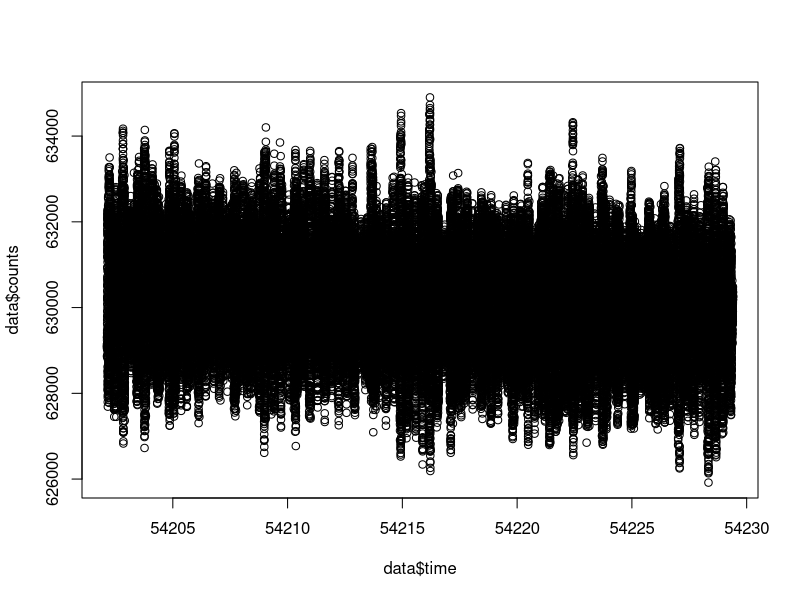
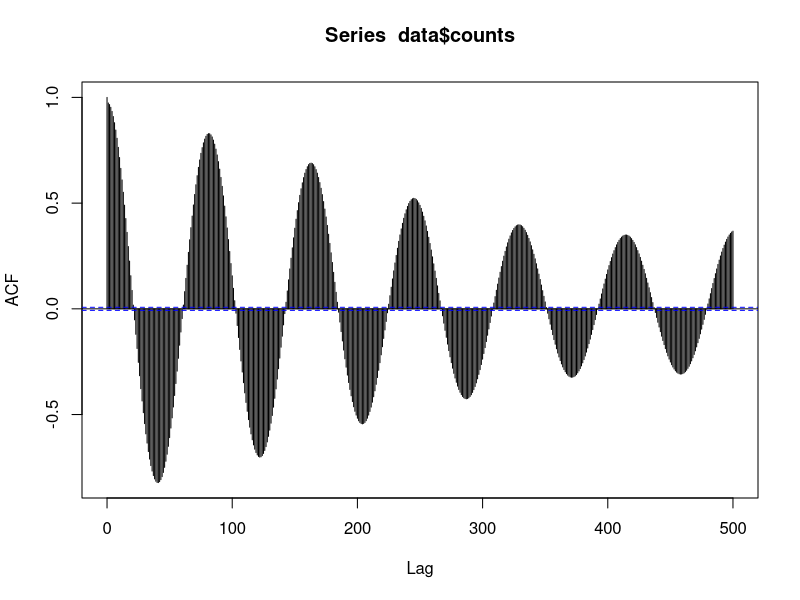

Here is the R script that generated these plots, in order: (Note: this script raises an error after producing the figures.)
library(ggplot2)

# Lectura de datos
data.medidas <- read.table("HD174936in.dat")
data <- data.frame(time=data.medidas$V1, counts=data.medidas$V2)

plot(data$time,data$counts)

# Calculo de la autocorrelacion
data.corr <- acf(data$counts, lag.max = 500)
xcross <- data.frame(lag=data.corr$lag, acf=data.corr$acf)

grafico1 <- ggplot()+ geom_line(data=xcross,aes(x=lag,y=acf,color="Autocross",group=1))
grafico1 <- grafico + theme(axis.text.x = element_text(angle = 90, hjust = 1))
grafico1

# Calculo de la DFT
data.fft <- fft(data$counts-mean(data$counts))
freqn = seq(0,2*pi,length=dim(data)[1])

tf_2k  <- data.frame(fn = freqn[1:2000], mod = abs(data.fft)[1:2000])

grafico2 <- ggplot()+ geom_line(data=tf_2k,aes(x=fn,y=mod,color="Modulo DFT",group=1))
grafico2 <- grafico2 + theme(axis.text.x = element_text(angle = 90, hjust = 1))
grafico2